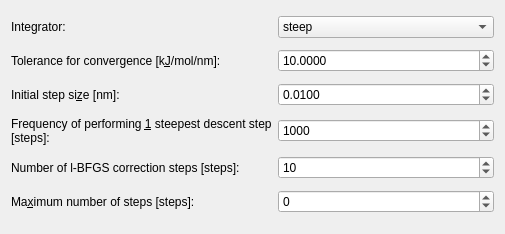
<?xml version="1.0" encoding="UTF-8"?>
<ui version="4.0">
 <class>WizardPage</class>
 <widget class="QWizardPage" name="WizardPage">
  <property name="geometry">
   <rect>
    <x>0</x>
    <y>0</y>
    <width>505</width>
    <height>234</height>
   </rect>
  </property>
  <property name="windowTitle">
   <string>WizardPage</string>
  </property>
  <property name="title">
   <string>Energy minimization</string>
  </property>
  <property name="subTitle">
   <string>Adjust the parameters for energy minimization</string>
  </property>
  <layout class="QGridLayout" name="gridLayout">
   <item row="0" column="0">
    <widget class="QLabel" name="label_2">
     <property name="text">
      <string>Integrator:</string>
     </property>
     <property name="buddy">
      <cstring>emIntegratorComboBox</cstring>
     </property>
    </widget>
   </item>
   <item row="0" column="1">
    <widget class="QComboBox" name="emIntegratorComboBox">
     <property name="sizePolicy">
      <sizepolicy hsizetype="Minimum" vsizetype="Fixed">
       <horstretch>1</horstretch>
       <verstretch>0</verstretch>
      </sizepolicy>
     </property>
     <item>
      <property name="text">
       <string>steep</string>
      </property>
     </item>
     <item>
      <property name="text">
       <string>cg</string>
      </property>
     </item>
     <item>
      <property name="text">
       <string>l-bfgs</string>
      </property>
     </item>
    </widget>
   </item>
   <item row="1" column="0">
    <widget class="QLabel" name="label_3">
     <property name="text">
      <string>Tolerance for convergence [k&amp;J/mol/nm]:</string>
     </property>
     <property name="buddy">
      <cstring>emToleranceDoubleSpinBox</cstring>
     </property>
    </widget>
   </item>
   <item row="1" column="1">
    <widget class="QDoubleSpinBox" name="emToleranceDoubleSpinBox">
     <property name="sizePolicy">
      <sizepolicy hsizetype="Minimum" vsizetype="Fixed">
       <horstretch>1</horstretch>
       <verstretch>0</verstretch>
      </sizepolicy>
     </property>
     <property name="decimals">
      <number>4</number>
     </property>
     <property name="maximum">
      <double>999.000000000000000</double>
     </property>
     <property name="value">
      <double>10.000000000000000</double>
     </property>
    </widget>
   </item>
   <item row="2" column="0">
    <widget class="QLabel" name="label_4">
     <property name="text">
      <string>Initial step si&amp;ze [nm]:</string>
     </property>
     <property name="buddy">
      <cstring>emInitialStepSizeDoubleSpinBox</cstring>
     </property>
    </widget>
   </item>
   <item row="2" column="1">
    <widget class="QDoubleSpinBox" name="emInitialStepSizeDoubleSpinBox">
     <property name="sizePolicy">
      <sizepolicy hsizetype="Minimum" vsizetype="Fixed">
       <horstretch>1</horstretch>
       <verstretch>0</verstretch>
      </sizepolicy>
     </property>
     <property name="decimals">
      <number>4</number>
     </property>
     <property name="value">
      <double>0.010000000000000</double>
     </property>
    </widget>
   </item>
   <item row="3" column="0">
    <widget class="QLabel" name="label_5">
     <property name="text">
      <string>Frequency of performing &amp;1 steepest descent step [steps]:</string>
     </property>
     <property name="wordWrap">
      <bool>true</bool>
     </property>
     <property name="buddy">
      <cstring>emnstcgsteepSpinBox</cstring>
     </property>
    </widget>
   </item>
   <item row="3" column="1">
    <widget class="QSpinBox" name="emnstcgsteepSpinBox">
     <property name="sizePolicy">
      <sizepolicy hsizetype="Minimum" vsizetype="Fixed">
       <horstretch>1</horstretch>
       <verstretch>0</verstretch>
      </sizepolicy>
     </property>
     <property name="minimum">
      <number>0</number>
     </property>
     <property name="maximum">
      <number>999999</number>
     </property>
     <property name="value">
      <number>1000</number>
     </property>
    </widget>
   </item>
   <item row="4" column="0">
    <widget class="QLabel" name="label_6">
     <property name="text">
      <string>Number of l-BFGS correction steps [steps]:</string>
     </property>
     <property name="buddy">
      <cstring>emnbfgscorrSpinBox</cstring>
     </property>
    </widget>
   </item>
   <item row="4" column="1">
    <widget class="QSpinBox" name="emnbfgscorrSpinBox">
     <property name="maximum">
      <number>9999999</number>
     </property>
     <property name="value">
      <number>10</number>
     </property>
    </widget>
   </item>
   <item row="5" column="0">
    <widget class="QLabel" name="label_7">
     <property name="text">
      <string>Ma&amp;ximum number of steps [steps]:</string>
     </property>
     <property name="buddy">
      <cstring>emNstepsSpinBox</cstring>
     </property>
    </widget>
   </item>
   <item row="5" column="1">
    <widget class="QSpinBox" name="emNstepsSpinBox">
     <property name="specialValueText">
      <string>Infinite</string>
     </property>
     <property name="minimum">
      <number>-1</number>
     </property>
     <property name="maximum">
      <number>999999999</number>
     </property>
     <property name="value">
      <number>0</number>
     </property>
    </widget>
   </item>
  </layout>
 </widget>
 <resources/>
 <connections/>
</ui>
